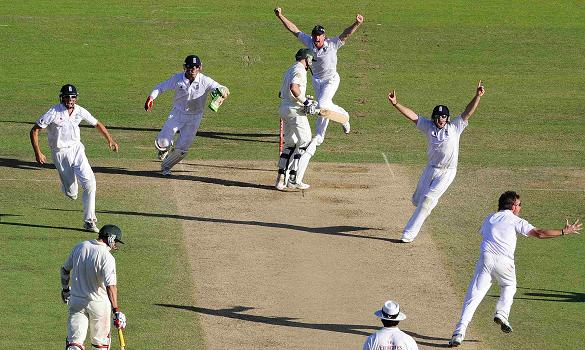
%> input picture Assign3_imgs/Cricket1.jpeg, 585 x 350 px
$ octave segment.m   (GNU Octave 9; MATLAB toolbox functions it lacks are replaced by stand-ins)
%> lines starting %> are read from the running program, lines starting %| are printed output that depends on the picture; in (x1, y1, x2, y2) boxes, pixels count from 0 and x2, y2 are one past the last pixel; in counts of white or black regions, pixels touching at a corner belong together; the program's own positions count from 1
Img=double(imread('Cricket1.jpeg'));
Img=rgb2hsv(Img);
%> Img: size 350x585x3 double; mean H, S, V 0.2, 0.4, 142.7
[X,Y,Z]=size(Img);
%> X = 350; Y = 585; Z = 3
R=Img(:,:,1);
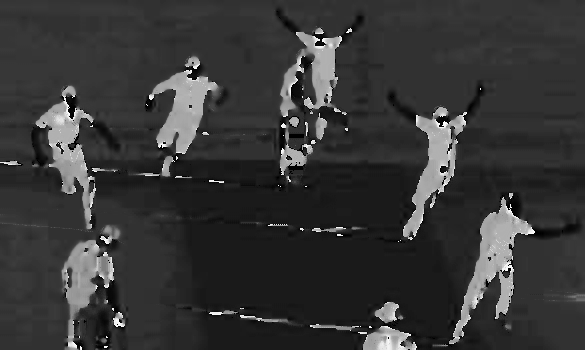
%> R: size 350x585 double; min 0, max 0.997, mean 0.215
G=Img(:,:,2);
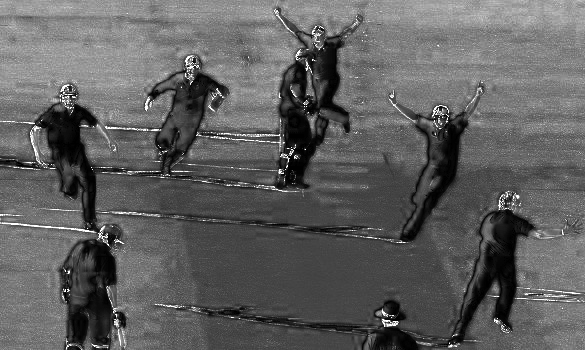
%> G: size 350x585 double; min 0, max 1, mean 0.379
B=Img(:,:,3);
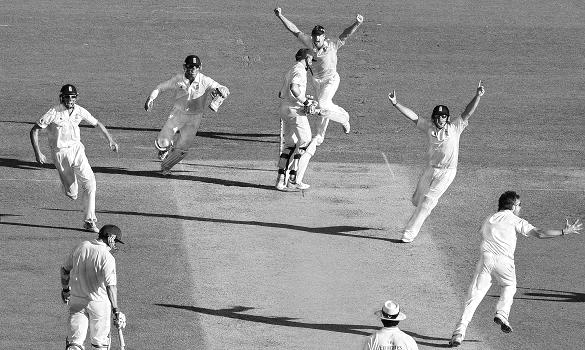
%> B: size 350x585 double; min 0, max 255, mean 142.7
[idx,C]=kmeans([R(:) G(:) B(:)],2);
%> C = [0.211 0.227 189.6; 0.217 0.445 122.2]
req_img=reshape(idx,X,Y);
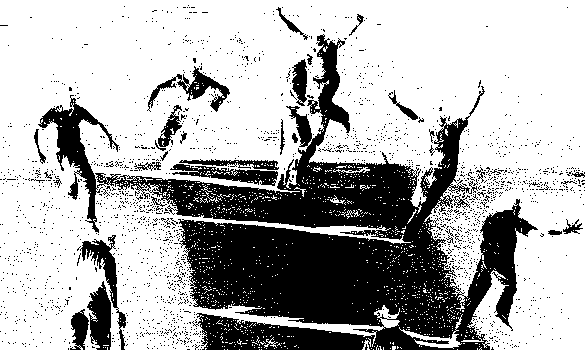
%> req_img: size 350x585 double; values 1 (black) and 2 (white), 69.5% white; 2013 black regions (1981 under 20 px), largest, box (x1, y1, x2, y2) and area: (38, 34, 538, 350) 51468, (80, 235, 126, 350) 1110, (87, 281, 111, 350) 1105
imshow(ind2rgb(req_img,[0 0 0;1 1 1]));

$ run again, with Assign3_imgs/Cricket2.jpeg copied over Assign3_imgs/Cricket1.jpeg
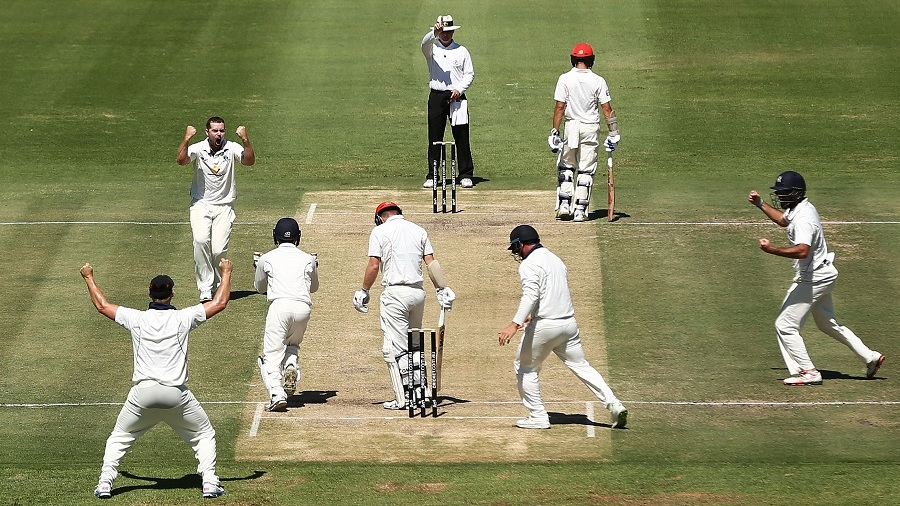
%> input picture Assign3_imgs/Cricket2.jpeg, 900 x 506 px
%> `B=Img(:,:,3);`:
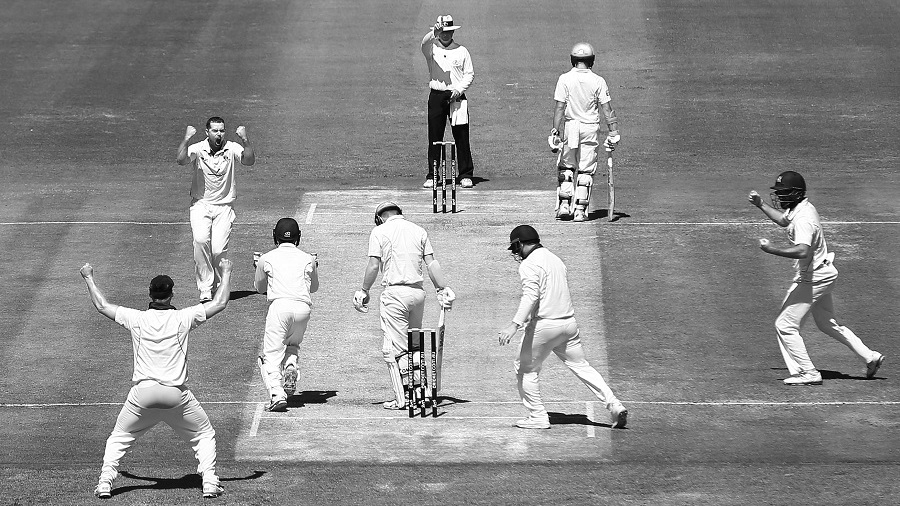
%> B: size 506x900 double; min 0, max 255, mean 138.7
%> C = [0.191 0.423 116; 0.159 0.194 211.3]
%> `req_img=reshape(idx,X,Y);`:
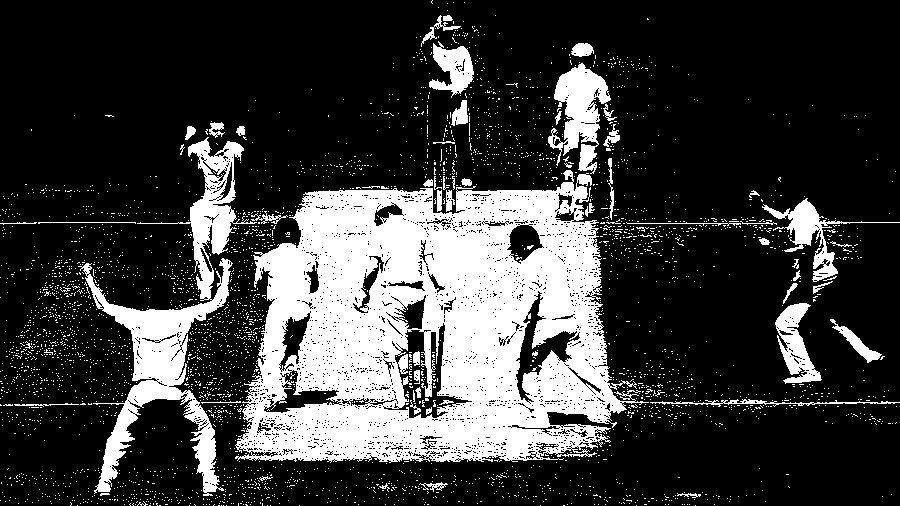
%> req_img: size 506x900 double; values 1 (black) and 2 (white), 23.8% white; 3734 white regions (3675 under 20 px), largest, box (x1, y1, x2, y2) and area: (235, 170, 649, 463) 75752, (78, 137, 257, 496) 13373, (548, 63, 611, 174) 3361

$ run again, with Assign3_imgs/Cricket3.jpeg copied over Assign3_imgs/Cricket1.jpeg
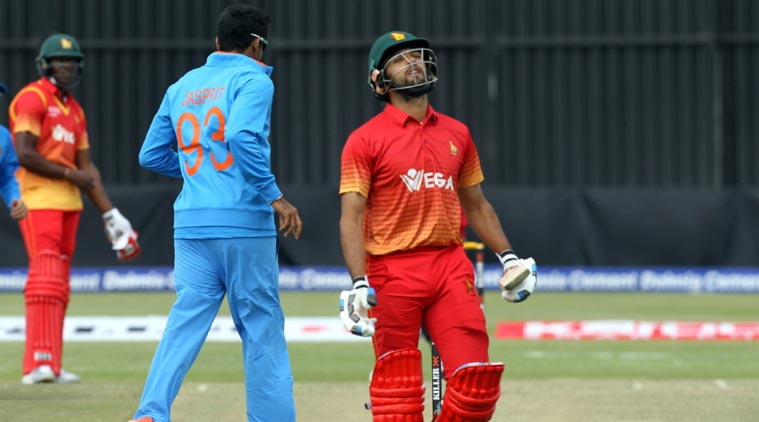
%> input picture Assign3_imgs/Cricket3.jpeg, 759 x 422 px
%> `B=Img(:,:,3);`:
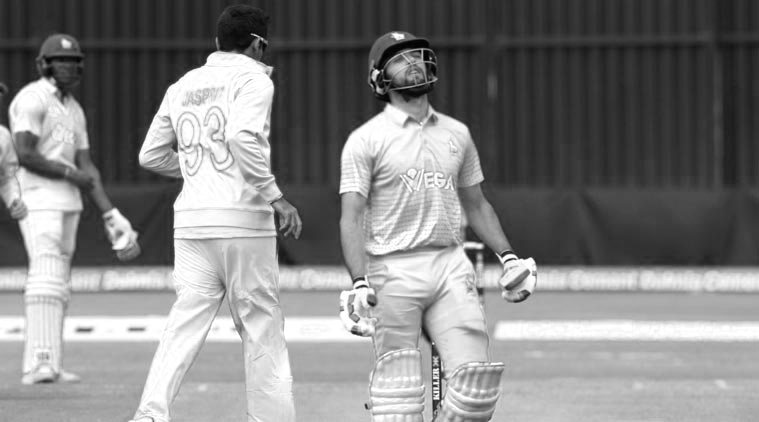
%> B: size 422x759 double; min 0, max 255, mean 130.8
%> C = [0.411 0.494 199.8; 0.517 0.317 53.54]
%> `req_img=reshape(idx,X,Y);`:
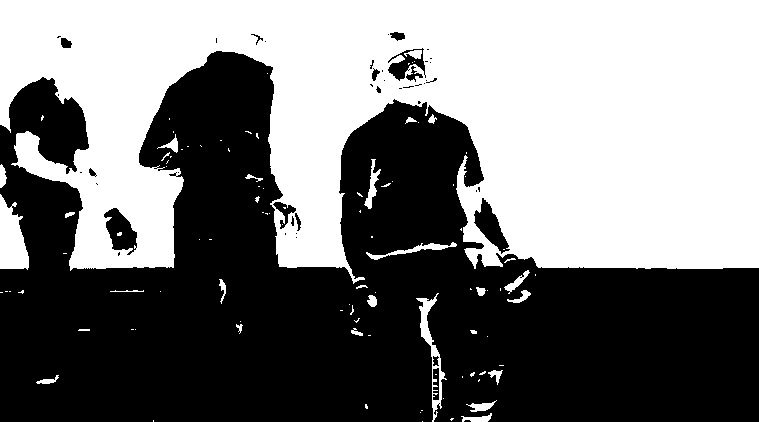
%> req_img: size 422x759 double; values 1 (black) and 2 (white), 47.2% white; 101 white regions (72 under 20 px), largest, box (x1, y1, x2, y2) and area: (0, 0, 759, 284) 146114, (0, 194, 29, 270) 1495, (416, 293, 447, 422) 854

$ run again, with Assign3_imgs/Cricket4.jpeg copied over Assign3_imgs/Cricket1.jpeg
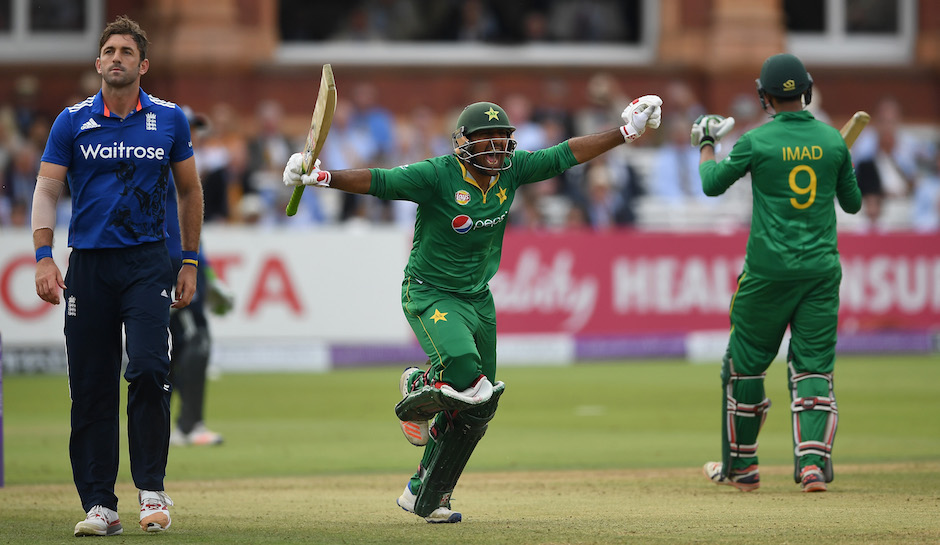
%> input picture Assign3_imgs/Cricket4.jpeg, 940 x 545 px
%> `B=Img(:,:,3);`:
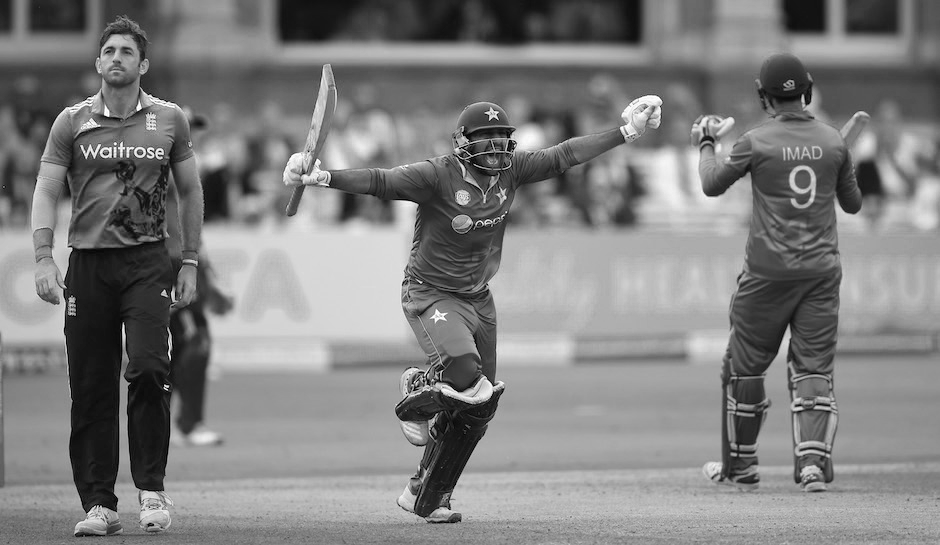
%> B: size 545x940 double; min 0, max 255, mean 127.2
%> C = [0.329 0.446 67.83; 0.371 0.318 164]
%> `req_img=reshape(idx,X,Y);`:
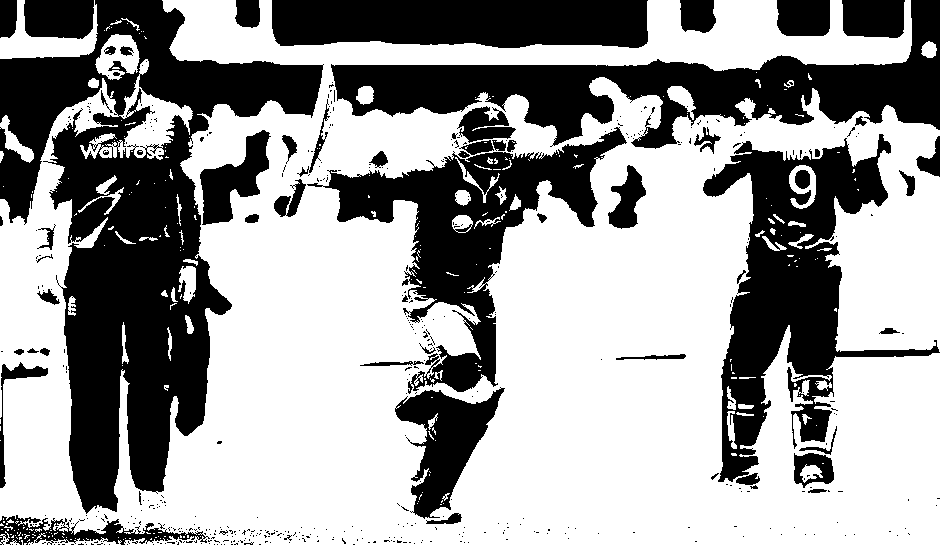
%> req_img: size 545x940 double; values 1 (black) and 2 (white), 61.7% white; 501 black regions (439 under 20 px), largest, box (x1, y1, x2, y2) and area: (0, 0, 324, 514) 65613, (331, 0, 940, 149) 30915, (703, 134, 940, 482) 28195
